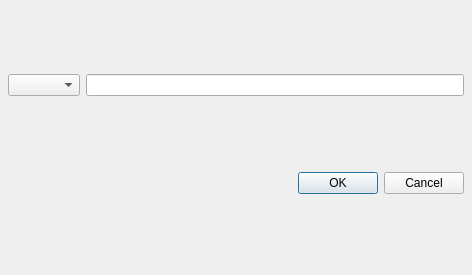
<ui version="4.0" >
 <author>Christoph Eckert</author>
 <comment></comment>
 <exportmacro></exportmacro>
 <class>FilterConfig</class>
 <widget class="QDialog" name="FilterConfig" >
  <property name="geometry" >
   <rect>
    <x>0</x>
    <y>0</y>
    <width>472</width>
    <height>275</height>
   </rect>
  </property>
  <property name="windowTitle" >
   <string>Filter Configuration</string>
  </property>
  <property name="modal" >
   <bool>true</bool>
  </property>
  <layout class="QGridLayout" >
   <property name="margin" >
    <number>8</number>
   </property>
   <property name="spacing" >
    <number>6</number>
   </property>
   <item row="0" column="0" >
    <layout class="QGridLayout" >
     <property name="margin" >
      <number>0</number>
     </property>
     <property name="spacing" >
      <number>6</number>
     </property>
     <item row="0" column="1" >
      <widget class="QLineEdit" name="LineEditFilterOptions" >
       <property name="toolTip" >
        <string>Enter your filter commands here</string>
       </property>
       <property name="statusTip" >
        <string>Enter your filter commands here</string>
       </property>
       <property name="whatsThis" >
        <string>Enter your filter commands here</string>
       </property>
      </widget>
     </item>
     <item row="0" column="0" >
      <widget class="QComboBox" name="ComboBoxFilterType" />
     </item>
    </layout>
   </item>
   <item row="1" column="0" >
    <layout class="QHBoxLayout" >
     <property name="margin" >
      <number>0</number>
     </property>
     <property name="spacing" >
      <number>6</number>
     </property>
     <item>
      <spacer>
       <property name="orientation" >
        <enum>Qt::Horizontal</enum>
       </property>
       <property name="sizeHint" >
        <size>
         <width>131</width>
         <height>31</height>
        </size>
       </property>
      </spacer>
     </item>
     <item>
      <widget class="QPushButton" name="ButtonOk" >
       <property name="text" >
        <string>OK</string>
       </property>
      </widget>
     </item>
     <item>
      <widget class="QPushButton" name="ButtonCancel" >
       <property name="text" >
        <string>Cancel</string>
       </property>
      </widget>
     </item>
    </layout>
   </item>
  </layout>
 </widget>
 <pixmapfunction></pixmapfunction>
 <tabstops>
  <tabstop>ComboBoxFilterType</tabstop>
  <tabstop>LineEditFilterOptions</tabstop>
  <tabstop>ButtonOk</tabstop>
  <tabstop>ButtonCancel</tabstop>
 </tabstops>
 <resources/>
 <connections/>
</ui>
